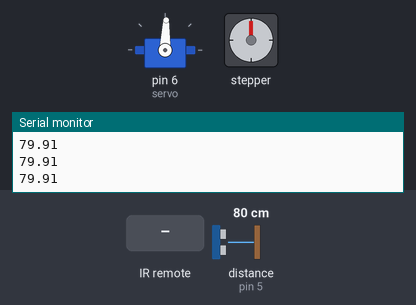
The sketch below on a simulated Arduino Uno, built with avr-gcc and run on an emulated ATmega328P. Shown: servo, stepper motor, the last lines printed to the serial monitor. Wiring (inferred from the names in the program): ultrasonic range finder: trigger pin 7; echo pin 5. Inputs (shaded band) come from the test bench; at power-on: distance to the obstacle (sensor on pin 5) 80 cm. The echo pulse lasts 58.3 µs per cm; stepper angles assume 2048 steps per turn.

Above: at 1.2 s.
1.3 s: infrared code 0xFF02FD received
At 2.4 s:
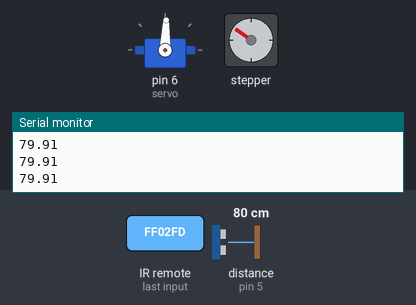
4.3 s: distance to the obstacle (sensor on pin 5) set to 34 cm
At 5.2 s:
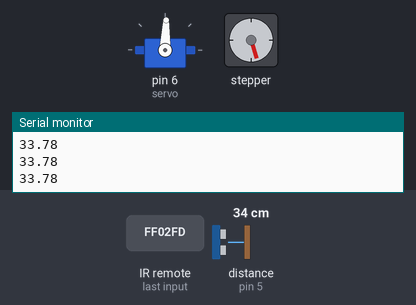
7.3 s: distance to the obstacle (sensor on pin 5) set to 28 cm
At 7.45 s:
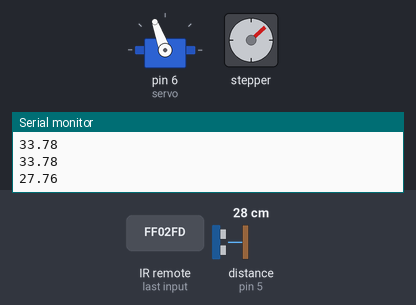
Timing chart, 0 to 22.3 s (numbered marks = the images above; inputs shaded):
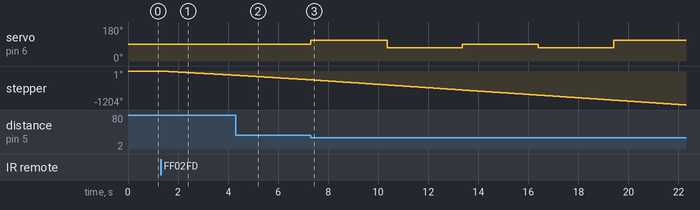

The sketch:

2021_830proj2_task3.ino
```cpp
#include <IRremote.h>
#include <Stepper.h>
#include <Servo.h>

const int irPin = 4;
const int servoPin = 6;
const int trig = 7;
const int echo = 5;

#define in1  11
#define in2  10
#define in3  9
#define in4  8

Stepper stepper(2048, in4, in2, in3, in1);
Servo servo;
IRrecv irrecv(irPin);
decode_results results;

int cycle = 2048;
double distance;
long duration;
int start = 0;
int stepCounter = 0;
int toggle = 0;
void setup() {
  pinMode(irPin, INPUT);
  pinMode(trig, OUTPUT);
  pinMode(echo, INPUT);
  irrecv.enableIRIn();
  stepper.setSpeed(10);
  servo.attach(6);
  servo.write(88);
  Serial.begin(9600);
}
void loop() {
  readRemote();
  calculateDist();
  if (start == 1 && stepCounter < 3.7 * cycle) {
    if (distance <= 30 && toggle != 1) {
      stepCounter = stepCounter + 3000;
      avoid();
      distance = 100;
      toggle = 1;
    }
    stepper.step(-10);
    stepCounter = stepCounter + 10;
  }
  stopRobot();
}

void readRemote() {
  if (irrecv.decode(&results)) {
    switch (results.value) {
      case 0xFF02FD: //Keypad button "PAUSE"
        start = 1;
    }
    irrecv.resume();
  }
}
void calculateDist() {
  digitalWrite(trig, LOW);
  delayMicroseconds(2);
  digitalWrite(trig, HIGH);
  delayMicroseconds(10);
  digitalWrite(trig, LOW);
  duration = pulseIn(echo, HIGH);
  distance = duration * 0.0344 / 2;
  Serial.println(distance);
}
void avoid() {
  left();
  stepper.step(-0.5 * cycle);
  right();
  stepper.step(-0.5 * cycle);
  center();
  stepper.step(-0.5 * cycle);
  right();
  stepper.step(-0.5 * cycle);
  left();
  stepper.step(-0.5 * cycle);
  center();
  distance = 100;
}

void stopRobot() {
  digitalWrite(in1, LOW);
  digitalWrite(in2, LOW);
  digitalWrite(in3, LOW);
  digitalWrite(in4, LOW);
}
void left() {
  servo.write(110);
}

void right() {
  servo.write(70);
}

void center() {
  servo.write(90);
}
```

Measured:
- the behaviour switches between 31 and 30 cm on distance to the obstacle (sensor on pin 5) (found by bisection; images 2 and 3)
- after the input at 1.3 s, stepper: keeps turning counter-clockwise at about 50°/s, starting at once
- after the input at 7.3 s, servo on pin 6 (servo): 88° → 110° at once, → 70° 3.0 s later, → 90° 3.0 s later, → 70° 3.0 s later
